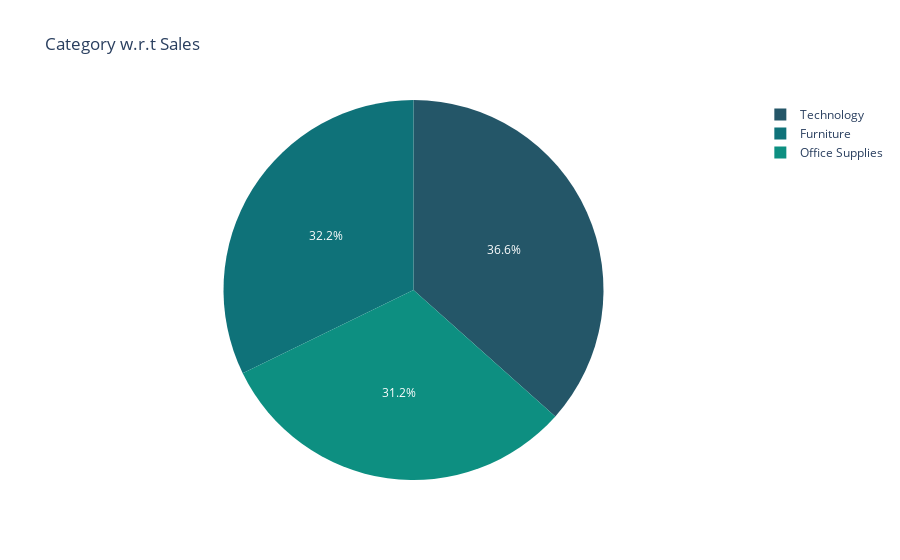

The code cell stored with this chart in its notebook:
### Code cell
top_sales_category = df.groupby('Category').sum()['Sales'].reset_index()

fig = px.pie(top_sales_category,names='Category',values='Sales'
             ,title='Category w.r.t Sales',color_discrete_sequence=px.colors.sequential.Aggrnyl)
fig.show()

### Figure 1 — Plotly figure (JSON) as saved in the notebook; plotly's stock layout.template omitted (floating-point values rounded to 4 significant figures)
{"data": [{"domain": {"x": [0, 1], "y": [0, 1]}, "hovertemplate": "Category=%{label}<br>Sales=%{value}<extra></extra>", "labels": ["Furniture", "Office Supplies", "Technology"], "legendgroup": "", "name": "", "showlegend": true, "type": "pie", "values": [728700.0, 705400.0, 827500.0]}], "layout": {"legend": {"tracegroupgap": 0}, "piecolorway": ["rgb(36, 86, 104)", "rgb(15, 114, 121)", "rgb(13, 143, 129)", "rgb(57, 171, 126)", "rgb(110, 197, 116)", "rgb(169, 220, 103)", "rgb(237, 239, 93)"], "title": {"text": "Category w.r.t Sales"}}}
